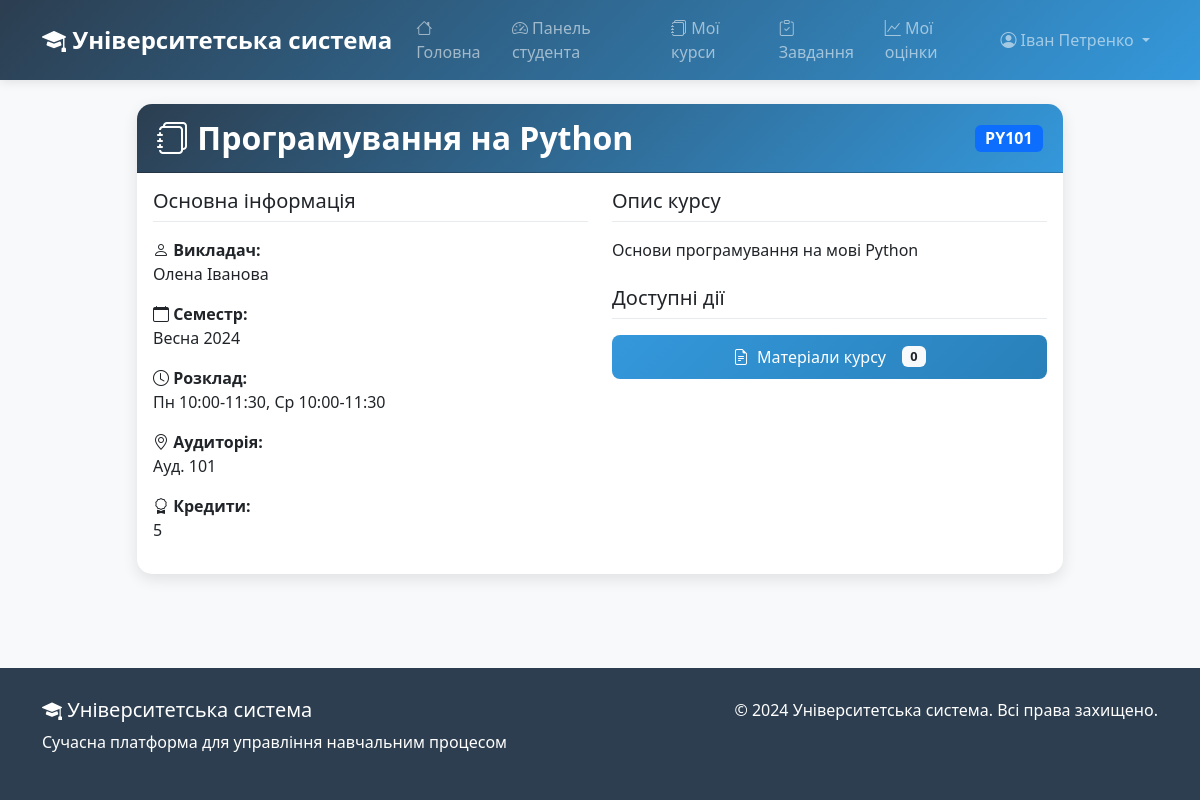
Page /class/2/ (signed in) on the committed database.
### lms/models.py (models this page shows, shortened)
class Class(models.Model):
    course = models.ForeignKey(Course, on_delete=models.CASCADE, verbose_name=_("курс"))
    professor = models.ForeignKey(Professor, on_delete=models.CASCADE, verbose_name=_("викладач"))
    semester = models.CharField(max_length=20, verbose_name=_("семестр"))
    schedule = models.CharField(max_length=100, verbose_name=_("розклад"))
    classroom = models.CharField(max_length=50, verbose_name=_("аудиторія"))
    class Meta:
        verbose_name = _("заняття")
        verbose_name_plural = _("заняття")

class Course(models.Model):
    name = models.CharField(max_length=100, verbose_name=_("назва"))
    code = models.CharField(max_length=10, unique=True, verbose_name=_("код"))
    description = models.TextField(verbose_name=_("опис"))
    credits = models.IntegerField(
        validators=[MinValueValidator(1), MaxValueValidator(10)],
        verbose_name=_("кредити")
    )
    department = models.ForeignKey(Department, on_delete=models.CASCADE, verbose_name=_("кафедра"))
    class Meta:
        verbose_name = _("курс")
        verbose_name_plural = _("курси")

class Professor(models.Model):
    user = models.OneToOneField(User, on_delete=models.CASCADE, verbose_name=_("користувач"))
    department = models.ForeignKey(Department, on_delete=models.CASCADE, verbose_name=_("кафедра"))
    office = models.CharField(max_length=50, verbose_name=_("офіс"))
    class Meta:
        verbose_name = _("викладач")
        verbose_name_plural = _("викладачі")

### lms/views.py (the view)
# urls.py: path('class/<int:class_id>/', views.class_detail, name='class_detail'),
@login_required
def class_detail(request, class_id):
    class_obj = get_object_or_404(Class, id=class_id)
    if hasattr(request.user, 'student'):
        if not Enrollment.objects.filter(student=request.user.student, class_enrolled=class_obj).exists():
            return HttpResponseForbidden("Доступ запрещен")
    context = {
        'class_obj': class_obj,
        'materials': CourseMaterial.objects.filter(class_obj=class_obj),
        'assignments': Assignment.objects.filter(class_obj=class_obj),
    }
    return render(request, 'lms/class_detail.html', context)

### lms/templates/lms/class_detail.html (shortened to what this page needs)
{% extends 'lms/base.html' %}
{% block content %}
<div class="container mt-4">
    <div class="row justify-content-center">
        <div class="col-md-10">
            <div class="card">
                <div class="card-header">
                    <div class="d-flex justify-content-between align-items-center">
                        <h2 class="card-title mb-0">
                            <i class="bi bi-journals"></i> {{ class_obj.course.name }}
                        </h2>
                        <span class="badge bg-primary fs-6">{{ class_obj.course.code }}</span>
                    </div>
                </div>
                <div class="card-body">
                    <div class="row">
                        <div class="col-md-6">
                            <h5 class="border-bottom pb-2 mb-3">Основна інформація</h5>
                            <div class="mb-3">
                                <strong><i class="bi bi-person"></i> Викладач:</strong>
                                <p class="mb-1">{{ class_obj.professor.user.get_full_name }}</p>
                            </div>
                            <div class="mb-3">
                                <strong><i class="bi bi-calendar"></i> Семестр:</strong>
                                <p class="mb-1">{{ class_obj.semester }}</p>
                            </div>
                            <div class="mb-3">
                                <strong><i class="bi bi-clock"></i> Розклад:</strong>
                                <p class="mb-1">{{ class_obj.schedule }}</p>
                            </div>
                            <div class="mb-3">
                                <strong><i class="bi bi-geo-alt"></i> Аудиторія:</strong>
                                <p class="mb-1">{{ class_obj.classroom }}</p>
                            </div>
                            <div class="mb-3">
                                <strong><i class="bi bi-award"></i> Кредити:</strong>
                                <p class="mb-1">{{ class_obj.course.credits }}</p>
                            </div>
                        </div>
                        <div class="col-md-6">
                            <h5 class="border-bottom pb-2 mb-3">Опис курсу</h5>
                            <div class="mb-4">
                                <p class="mb-2">{{ class_obj.course.description }}</p>
                            </div>
                            <h5 class="border-bottom pb-2 mb-3">Доступні дії</h5>
                            <div class="d-grid gap-2">
                                <a href="{% url 'class_materials' class_obj.id %}" class="btn btn-primary">
                                    <i class="bi bi-file-earmark-text"></i> Матеріали курсу
                                    <span class="badge bg-light text-dark ms-2">{{ materials.count }}</span>
                                </a>
                            </div>
                        </div>
                    </div>
                </div>
            </div>
        </div>
    </div>
</div>
{% endblock %}

### lms/templates/lms/base.html (shortened to what this page needs)
<!DOCTYPE html>
<html lang="uk">
<head>
    <link href="https://cdn.jsdelivr.net/npm/bootstrap@5.3.0/dist/css/bootstrap.min.css" rel="stylesheet">
    <link rel="stylesheet" href="https://cdn.jsdelivr.net/npm/bootstrap-icons@1.10.0/font/bootstrap-icons.css">
</head>
<body>
<nav class="navbar navbar-expand-lg navbar-dark" style="background: linear-gradient(135deg, var(--primary-color), var(--secondary-color));">
    <div class="container">
        <a class="navbar-brand" href="{% url 'home' %}">
            <i class="bi bi-mortarboard-fill"></i> Університетська система
        </a>
        <div class="collapse navbar-collapse" id="navbarNav">
            <ul class="navbar-nav me-auto">
                <li class="nav-item">
                    <a class="nav-link" href="{% url 'home' %}"><i class="bi bi-house"></i> Головна</a>
                </li>
                {% if user.is_authenticated %}
                {% if user.is_staff or user.professor %}
                <li class="nav-item">
                    <a class="nav-link" href="{% url 'professor_dashboard' %}"><i class="bi bi-speedometer2"></i> Панель викладача</a>
                </li>
                <li class="nav-item">
                    <a class="nav-link" href="{% url 'class_list' %}"><i class="bi bi-journals"></i> Мої курси</a>
                </li>
                <li class="nav-item">
                    <a class="nav-link" href="{% url 'professor_grades' %}"><i class="bi bi-clipboard-data"></i> Управління оцінками</a>
                </li>
                {% else %}
                <li class="nav-item">
                    <a class="nav-link" href="{% url 'student_dashboard' %}"><i class="bi bi-speedometer2"></i> Панель студента</a>
                </li>
                <li class="nav-item">
                    <a class="nav-link" href="{% url 'student_courses' %}"><i class="bi bi-journals"></i> Мої курси</a>
                </li>
                <li class="nav-item">
                    <a class="nav-link" href="{% url 'student_assignments' %}"><i class="bi bi-clipboard-check"></i> Завдання</a>
                </li>
                <li class="nav-item">
                    <a class="nav-link" href="{% url 'student_grades' %}"><i class="bi bi-graph-up"></i> Мої оцінки</a>
                </li>
                {% endif %}
                {% endif %}
            </ul>
            <ul class="navbar-nav">
                {% if user.is_authenticated %}
                <li class="nav-item dropdown">
                    <a class="nav-link dropdown-toggle" href="#" id="navbarDropdown" role="button" data-bs-toggle="dropdown">
                        <i class="bi bi-person-circle"></i> {{ user.get_full_name|default:user.username }}
                    </a>
                </li>
                {% else %}
                <li class="nav-item">
                    <a class="nav-link" href="{% url 'login' %}">
                        <i class="bi bi-box-arrow-in-right"></i> Увійти
                    </a>
                </li>
                {% endif %}
            </ul>
        </div>
    </div>
</nav>
<main class="fade-in">
    {% block content %}
    {% endblock %}
</main>
<footer class="footer mt-auto">
    <div class="container">
        <div class="row">
            <div class="col-md-6">
                <h5><i class="bi bi-mortarboard-fill"></i> Університетська система</h5>
                <p>Сучасна платформа для управління навчальним процесом</p>
            </div>
            <div class="col-md-6 text-md-end">
                <p>&copy; 2024 Університетська система. Всі права захищено.</p>
            </div>
        </div>
    </div>
</footer>
</body>
</html>

### lms/templates/lms/base.html (style rules this page uses)
:root { --primary-color: #2c3e50; --secondary-color: #3498db; --accent-color: #e74c3c; --light-bg: #f8f9fa; --dark-text: #2c3e50; --success-color: #27ae60; --warning-color: #f39c12; --info-color: #17a2b8; }
body { background-color: var(--light-bg); font-family: 'Segoe UI', Tahoma, Geneva, Verdana, sans-serif; color: var(--dark-text); min-height: 100vh; display: flex; flex-direction: column; }
main { flex: 1; }
.navbar-brand { font-weight: bold; font-size: 1.5rem; }
.card { border: none; border-radius: 15px; box-shadow: 0 5px 15px rgba(0,0,0,0.1); transition: transform 0.3s ease, box-shadow 0.3s ease; margin-bottom: 20px; }
.card-header { background: linear-gradient(135deg, var(--primary-color), var(--secondary-color)); color: white; border-radius: 15px 15px 0 0 !important; padding: 15px 20px; font-weight: 600; }
.btn-primary { background: linear-gradient(135deg, var(--secondary-color), #2980b9); border: none; border-radius: 8px; padding: 10px 25px; font-weight: 500; transition: all 0.3s ease; }
.footer { background: var(--primary-color); color: white; padding: 30px 0; margin-top: 50px; }
.navbar { box-shadow: 0 2px 10px rgba(0,0,0,0.1); }
.nav-link { font-weight: 500; transition: all 0.3s ease; }
.fade-in { animation: fadeIn 0.5s ease-out; }

### lms/templates/lms/class_detail.html (style rules this page uses)
.card { border: none; border-radius: 15px; box-shadow: 0 5px 15px rgba(0,0,0,0.1); transition: transform 0.3s ease, box-shadow 0.3s ease; margin-bottom: 20px; }
.card-header { background: linear-gradient(135deg, #2c3e50, #3498db); color: white; border-radius: 15px 15px 0 0 !important; padding: 15px 20px; font-weight: 600; }
.card-title { font-weight: 600; }
.border-bottom { border-color: #e9ecef !important; }
.btn { border-radius: 8px; padding: 10px 25px; font-weight: 500; display: flex; align-items: center; justify-content: center; gap: 8px; transition: all 0.3s ease; }
.btn-primary { background: linear-gradient(135deg, #3498db, #2980b9); border: none; }
.badge { font-size: 0.8rem; }

### rows in the picture
Class: course.name "Програмування на Python", course.code "PY101", professor.user.get_full_name "Олена Іванова", semester "Весна 2024", schedule "Пн 10:00-11:30, Ср 10:00-11:30", classroom "Ауд. 101", course.credits "5", course.description "Основи програмування на мові Python"

### other values in the picture
{{ user.get_full_name|default:user.username }} "Іван Петренко"
{{ materials.count }} "0"
